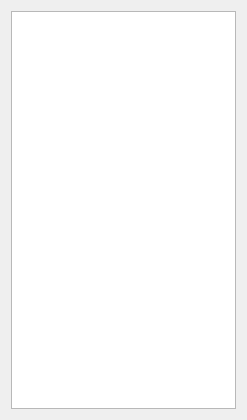
<?xml version="1.0" encoding="UTF-8"?>
<ui version="4.0">
 <class>ActionsView</class>
 <widget class="QWidget" name="ActionsView">
  <property name="geometry">
   <rect>
    <x>0</x>
    <y>0</y>
    <width>247</width>
    <height>420</height>
   </rect>
  </property>
  <property name="windowTitle">
   <string>Form</string>
  </property>
  <layout class="QVBoxLayout" name="verticalLayout">
   <item>
    <widget class="QTableView" name="actionsTable">
     <property name="alternatingRowColors">
      <bool>true</bool>
     </property>
     <property name="selectionBehavior">
      <enum>QAbstractItemView::SelectRows</enum>
     </property>
     <attribute name="horizontalHeaderShowSortIndicator" stdset="0">
      <bool>true</bool>
     </attribute>
     <attribute name="verticalHeaderVisible">
      <bool>false</bool>
     </attribute>
    </widget>
   </item>
  </layout>
 </widget>
 <resources/>
 <connections/>
</ui>
